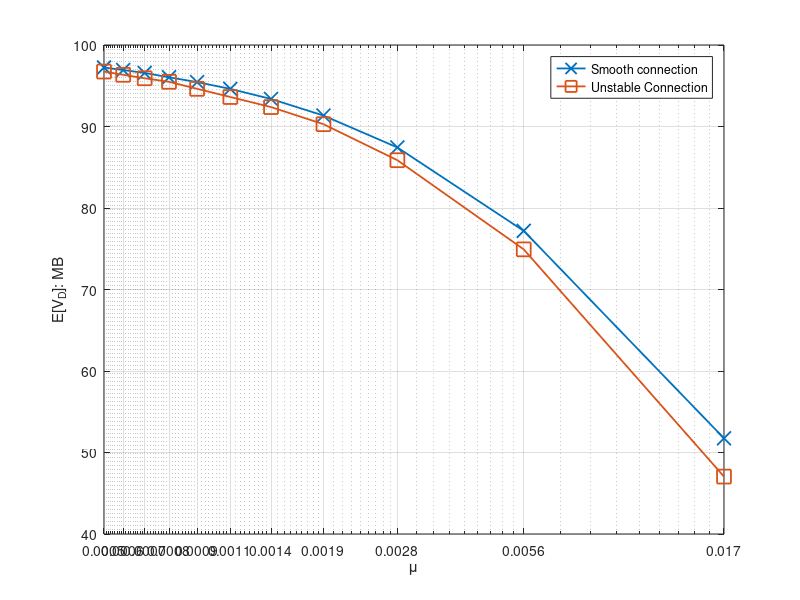

Source code (MATLAB):
%% File size
%N=10000
%x_label =[0	1	2	3	4	5	6	7	8	9	10	11	12	13	14	15	16	17	18	20	21	22	23	24	26]
%N=50000
%x_label =[0	1	2	3	4	5	6	7	8	9	10	11	12	13	14	15	16	17	18	19	20	21	22	23	24	26	27	29]
%N=100000
%x_label =[0.5	1	1.5	2	2.5	3	3.5	4	4.5	5	5.5	6	6.5	7	7.5	8	8.5	9	9.5	10]

x_label =[0.000555556	0.000617284	0.000694444	0.000793651	0.000925926	0.001111111	0.001388889	0.001851852	0.002777778	0.005555556	0.016666667]


%% for DeadlinMissRatio

%Miss ratio
%y_11 = [0.051395	0.0573	0.0625	0.0721	0.0831	0.1007	0.1239	0.163	0.2359	0.4057	0.7682]
%y_12 = [0.061594	0.0699	0.0769	0.0858	0.0997	0.1172	0.1407	0.1805	0.2622	0.4501	0.8227]


%E[V_O]
%y_11 = [58.990218	58.661322	58.499141	57.922252	57.3623	57.099702	56.274034	54.967513	52.131965	44.266455	26.491771]
%y_12 = [34.360821	34.269571	34.22304	34.09205	33.914688	33.752447	33.402178	32.68401	31.449009	27.852577	17.550694]

%E[V_D]
y_11 = [97.241053	96.929608	96.569461	96.036349	95.447918	94.61393	93.378582	91.344616	87.429779	77.194715	51.741466]
y_12 = [96.741513	96.343208	95.917178	95.484524	94.621144	93.618874	92.383393	90.282934	85.862416	74.924854	47.045946]


i = i+1;
figure(i)

semilogx(x_label,y_11,'-x', 'MarkerSize',10, 'LineWidth',1.3)
hold on
semilogx(x_label,y_12,'-s', 'MarkerSize',10, 'LineWidth',1.3)
hold on
%plot(x_label,y_21,'-+', 'MarkerSize',10, 'LineWidth',1.3)
%hold on
%plot(x_label,y_22,'-^', 'MarkerSize',10, 'LineWidth',1.3)
%hold on
%plot(x_label,y_31,'-d', 'MarkerSize',10, 'LineWidth',1.3)
%hold on
%plot(x_label,y_32,'-o', 'MarkerSize',10, 'LineWidth',1.3)
%hold on

%ylabel('P_{miss}')
%ylabel('E[V_0]: MB')
ylabel('E[V_D]: MB')
%xlabel('E[t_0]:')
xlabel('\mu')


%xticklabels({'62.5','125','250','500','1000','2000','4000','8000'});
%xticklabels({'10','20','40','80','160','320','640','1280'});
%xticklabels({'50','100','150','200','250','300','350','400'});
%xticklabels({'1',	'0.5',	'0.2',	'0.1',	'0.05',	'0.025',	'0.016666667',	'0.008333333',	'0.006666667',	'0.003333333',	'0.001666667'	,'0.000833333',	'0.000416667'});
xticklabels({'0.0005',	'0.0006',	'0.0007',	'0.0008',	'0.0009',	'0.0011',	'0.0014',	'0.0019',	'0.0028',	'0.0056',	'0.017'});


												
xlim([0.000555556, 0.016666667]);

%xticklabels({'0',	'1',	'2',	'3',	'4','5',	'6',	'7',	'8',	'9',	'10',	'11',	'12',	'13',	'14',	'15',	'16',	'17'	,'18'	,'20'	,'21'	,'22',	'23',	'24',	'26'});
set(gca, 'XTick', x_label);
%set(gca,'xticklabel',num2str(get(gca,'XTick')','%.4f'))
%legend({'F=200','F=500','F=1000'},'NumColumns',1);
legend({'Smooth connection','Unstable Connection'},'NumColumns',1);

hold off;
grid on;